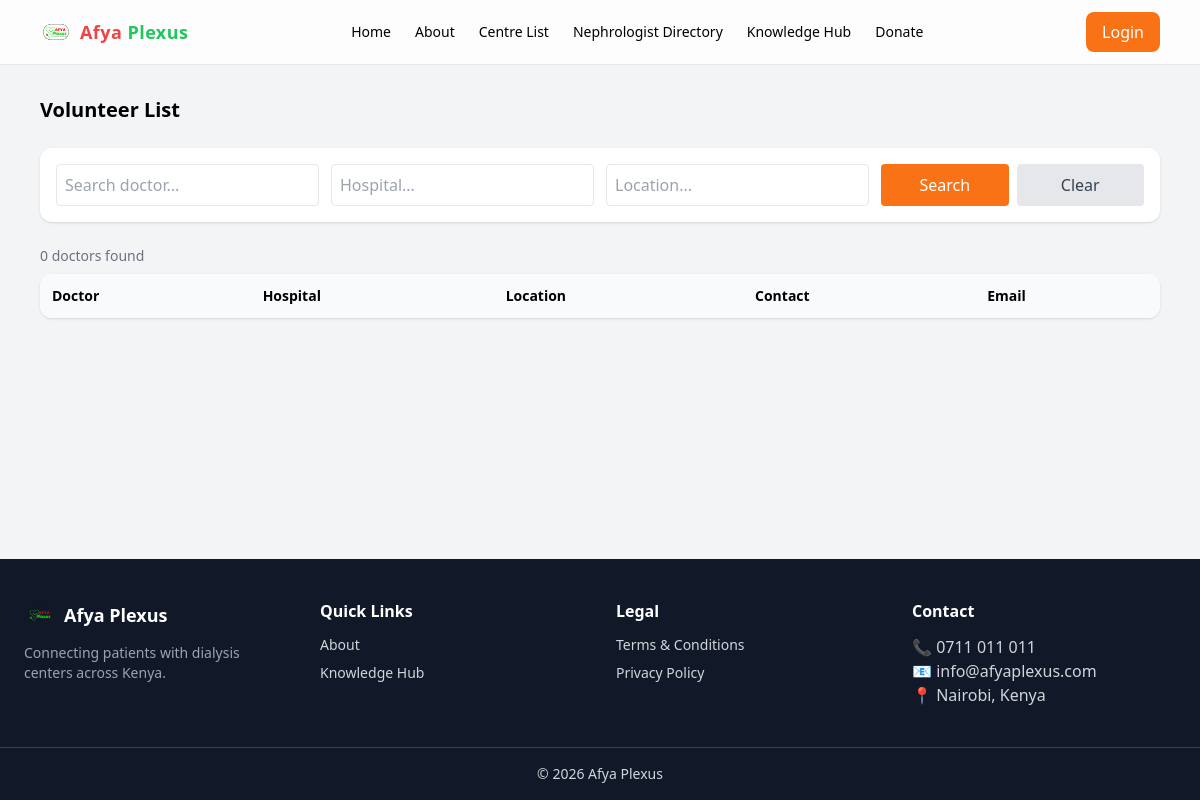
The page /doctor/volunteer_list on the database as committed earlier.
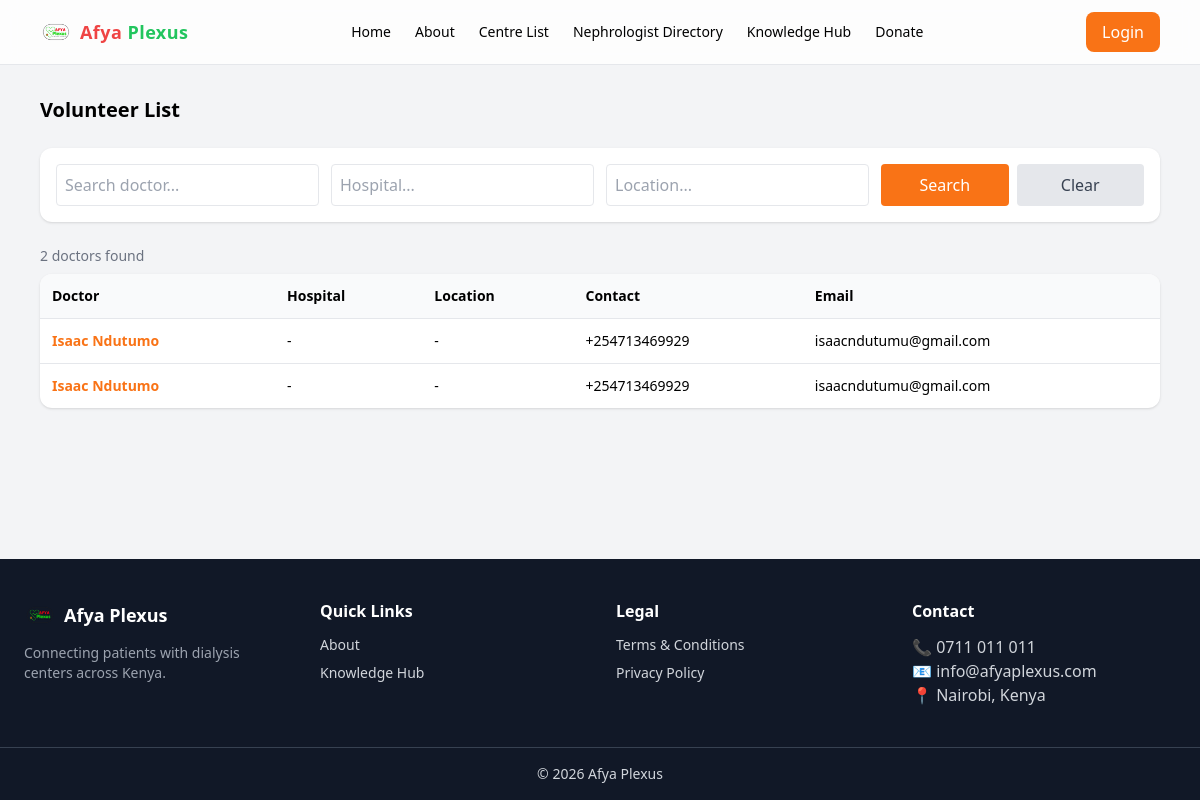
The same page on the database as committed later.
### doctor/models.py (models this page shows, shortened)
class Volunteer(models.Model):
	id = models.UUIDField(primary_key=True, default=uuid.uuid1, editable=False)
	name = models.CharField(max_length=200)
	mobile_number = models.CharField(max_length=20)
	email_address = models.CharField(max_length=100)
	area_of_interest = models.CharField(max_length=200,default='Community Outreach')
	date = models.DateField(default=timezone.now)
	status = models.CharField(max_length=50,default='Pending')
	notes = models.TextField(null=True,blank=True)

### doctor/views.py (the view, shortened to what this page needs)
# urls.py: path('volunteer_list', views.volunteer_list, name='volunteer_list'),
def volunteer_list(request):
    query = request.GET.get('q', '')
    mobile_number = request.GET.get('mobile_number', '')
    area_of_interest = request.GET.get('area_of_interest', '')
    volunteer = Volunteer.objects.all().order_by('-date')
    if query:
        volunteer = volunteer.filter(
            Q(name__icontains=query) |
            Q(mobile_number__icontains=query) |
            Q(area_of_interest__icontains=query)
        )
    paginator = Paginator(volunteer, 10)
    page_number = request.GET.get('page')
    page_obj = paginator.get_page(page_number)
    return render(request, 'doctor/volunteer_list.html', {'page_obj': page_obj,'query': query})

### userprofile/utils.py (called while the page is built, shortened)
def generate_visitor_id():
    return str(uuid.uuid4())

def get_client_ip(request):
    x_forwarded_for = request.META.get("HTTP_X_FORWARDED_FOR")
    if x_forwarded_for:
        ip = x_forwarded_for.split(",")[0]
    else:
        ip = request.META.get("REMOTE_ADDR")
    if ip in ["127.0.0.1", "::1"]:
        return None
    return ip

def get_geo_data(ip):
    if not ip:
        return {}

### doctor/templates/doctor/volunteer_list.html (shortened to what this page needs)
{% extends 'base.html' %}
{% block content %}
<div class="max-w-7xl mx-auto py-0">
  <div class="flex flex-col lg:flex-row justify-between items-center gap-4 mb-6">
    <h1 class="text-xl font-bold">Volunteer List</h1>
  </div>
  <div class="bg-white p-4 rounded-xl shadow mb-6 grid grid-cols-1 md:grid-cols-4 gap-3">
    <input type="text" id="q" placeholder="Search doctor..."
           class="border p-2 rounded">
    <input type="text" id="hospital" placeholder="Hospital..."
           class="border p-2 rounded">
    <input type="text" id="location" placeholder="Location..."
           class="border p-2 rounded">
    <div class="flex gap-2">
      <button onclick="fetchDoctors()"
              class="bg-orange-500 text-white px-3 py-2 rounded hover:bg-orange-600 w-full">
        Search
      </button>
      <button onclick="clearFilters()"
              class="bg-gray-200 text-gray-700 px-3 py-2 rounded hover:bg-gray-300 w-full">
        Clear
      </button>
    </div>
  </div>
  <p class="text-sm text-gray-500 mb-2">
    <span id="count">{{ page_obj|length }}</span> doctors found
  </p>
  <div class="bg-white rounded-xl shadow overflow-x-auto">
    <table class="w-full text-sm">
      <thead class="bg-gray-50">
        <tr>
          <th class="p-3 text-left">Doctor</th>
          <th class="p-3 text-left">Hospital</th>
          <th class="p-3 text-left">Location</th>
          <th class="p-3 text-left">Contact</th>
          <th class="p-3 text-left">Email</th>
        </tr>
      </thead>
      <tbody id="table-body">
        {% for doctor in page_obj %}
        <tr class="border-t">
          <td class="p-3 font-semibold text-orange-500">
            <a href="{% url 'doctor_detail' pk=doctor.pk %}">
              {{ doctor.title }} {{ doctor.name }}
            </a>
          </td>
          <td class="p-3">{{ doctor.hospital|default:"-" }}</td>
          <td class="p-3">{{ doctor.location|default:"-" }}</td>
          <td class="p-3">{{ doctor.mobile_number }}</td>
          <td class="p-3">{{ doctor.email_address }}</td>
        </tr>
        {% endfor %}
      </tbody>
    </table>
  </div>
</div>
{% endblock %}

Rows that differ between the two databases and show on the page:
added Volunteer: name "Isaac Ndutumo", hospital "-", location "-", mobile_number "+254713469929", email_address "isaacndutumu@gmail.com"
added Volunteer: name "Isaac Ndutumo", hospital "-", location "-", mobile_number "+254713469929", email_address "isaacndutumu@gmail.com"
Other text that changed with them:
{{ page_obj|length }}: "0" → "2"
